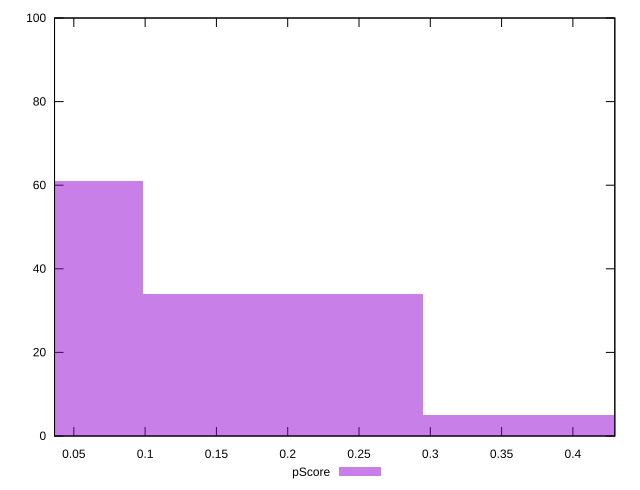

Recreate this plot in gnuplot.
reset

$pScore <<EOF
0.1966148869689311 34
0.3932297739378622 5
0 61
EOF

set key outside below
set boxwidth 0.1966148869689311
set xrange [0.03647058823529409:0.4294117647058824]
set yrange [0:100]
set trange [0:100]
set style fill transparent solid 0.5 noborder
set terminal svg size 640, 490 enhanced background rgb 'white'
set output "reports/report_00028_2021-02-24T12-49-42.674Z/unused-javascript/samples/music/pScore/histogram.svg"

plot $pScore title "pScore" with boxes

reset
